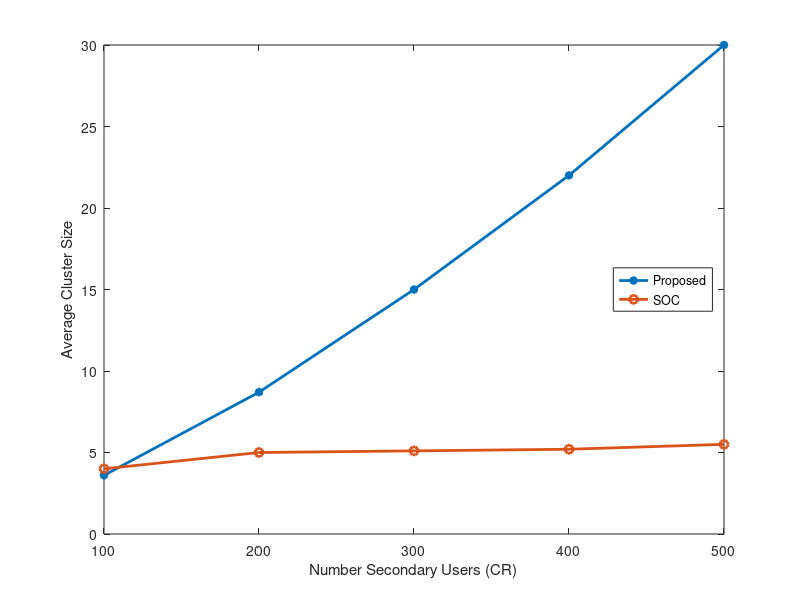

The MATLAB script that drew this image:
clc;
close all;
clear all;
input1=[100,200,300,400,500];
output1=[3.6,8.7,15,22,30];
output2=[4,5,5.1,5.2,5.5];
%output3=[3.3,3.25,3.15,3.1,3];
%output4=[3.25,3.20,2.8,2.76,2.7];
% figure

%h=plot(input1,output1,input1,output2,input1,output3,input1,output4);
h=plot(input1,output1,input1,output2);
set(h(1),'LineWidth',2);
set(h(2),'LineWidth',2);
%set(h(3),'LineWidth',2);
%set(h(4),'LineWidth',2);

set(h(1),'Marker','*');
set(h(2),'Marker','o');
%set(h(3),'Marker','s');
%set(h(4),'Marker','v');
xlabel('Number Secondary Users (CR)');
%ylabel('ICC');
ylabel('Average Cluster Size');
%leg=legend('Proposed','SOC','DGA','DFA');
leg=legend('Proposed','SOC');
set(leg,'Location','East')
